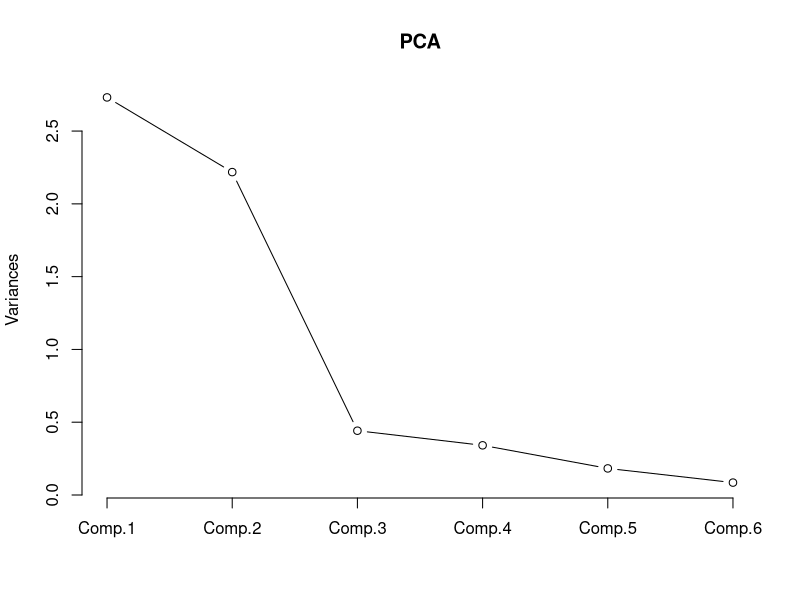
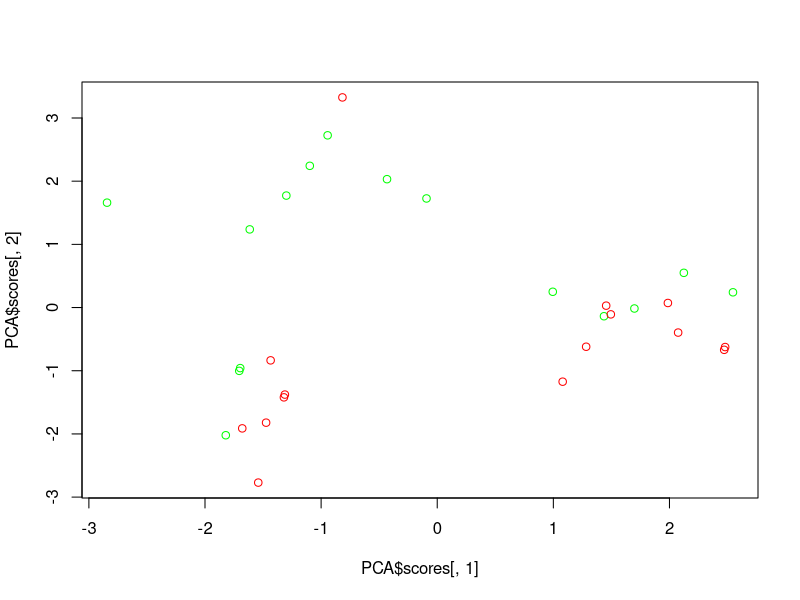
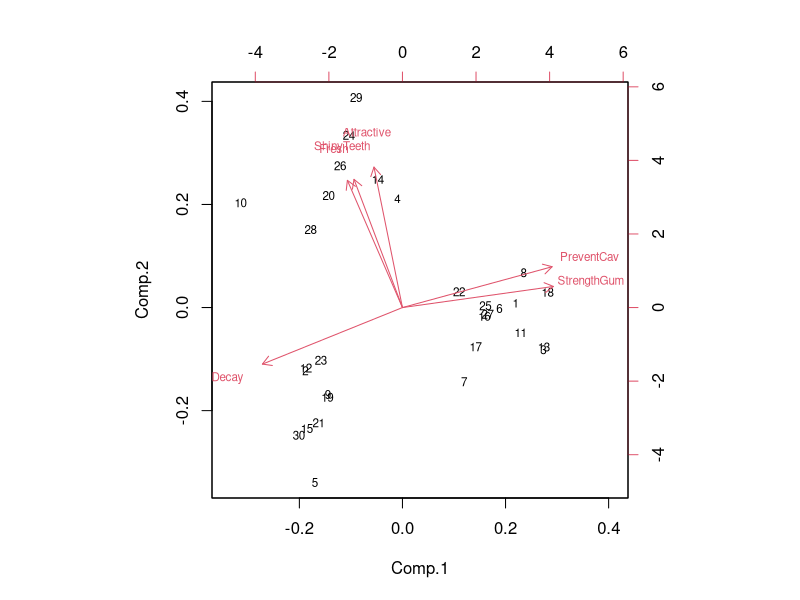
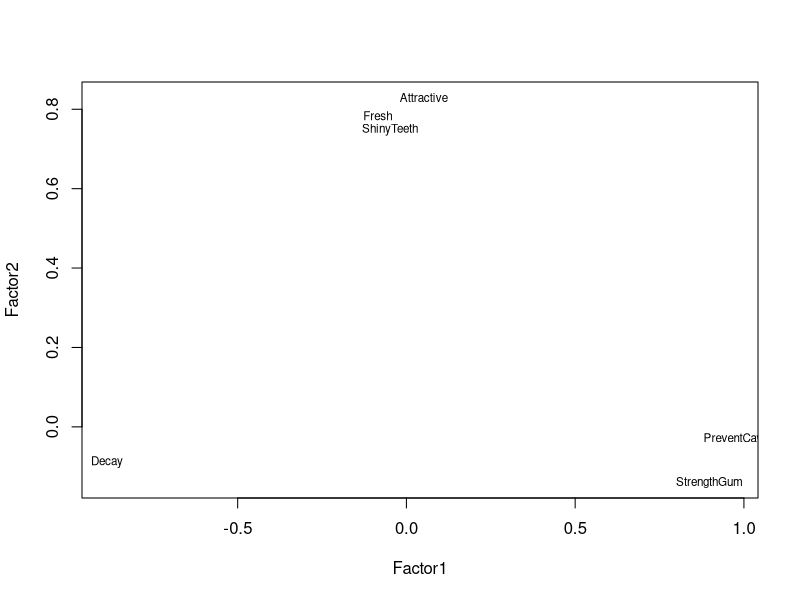
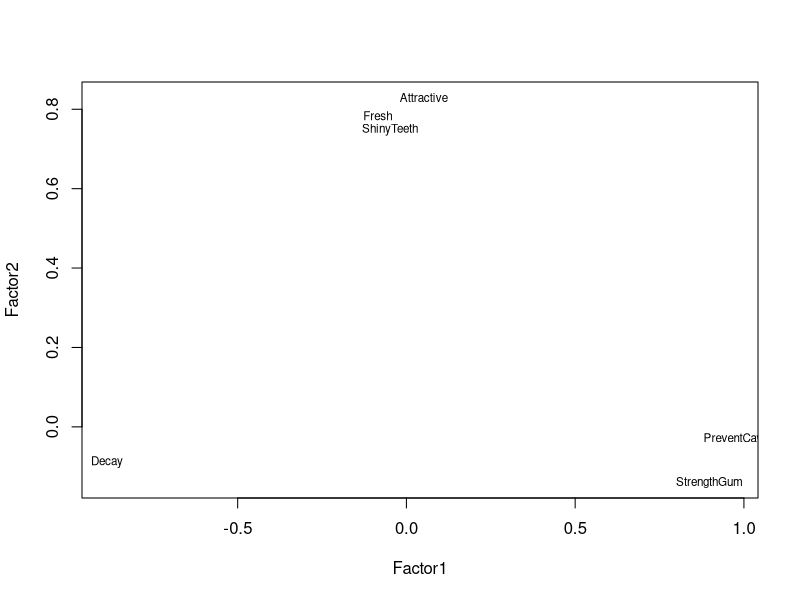

Source code (R) for these figures, in order: (Note: this script raises an error after producing the figures.)

#pca nm

data1=read.csv("PCA-nm.csv", header=TRUE)
data1
names(data1)

attach(data1)
PCA=princomp(data1[, 1:6], cor=TRUE)
PCA

summary(PCA)

Factors=loadings(PCA)
Factors

Rotation=varimax(loadings(PCA))
row.names(Rotation$rotmat)=c("PreventCav","ShinyTeeth", "StrengthGum", "Fresh","Decay", "Attractive")
Rotation

plot(PCA, type="lines")

plot(PCA$scores[,1], PCA$scores[,2], col=c("Red", "Green"))

biplot(PCA, cex=0.7)



##Factors
attach(data1)
Factor=factanal(data1[,1:6], 2)
Factor
print(Factor, digits=2, cutoff=.3, sort=TRUE)
load =Factor$loadings[,1:2]
load
plot(load,type="n") # set up plot 
text(load,labels=names(data1),cex=.7) # add variable names cex=.7) # add variable names 
Factor1= factanal(data1[,1:6], 2, rotation="varimax")
Factor1
load1 =Factor1$loadings[,1:2]
plot(load1,type="n") # set up plot 
text(load1,labels=names(data1),cex=.7) # add variable names 




#MDS

mydata
row.names=c("AquaFresh",  "Crest",  "Colgate",  "Aim",  "Gleem",  "Maclean",  "Ultra",  "CloseUp",  "Pepsodent",  "Dentagard")
d=dist(mydata)
fit=cmdscale(d,eig=TRUE, k=2) # k is the number of dim
fit # view results
# plot solution 
x =fit$points[,1]
y =fit$points[,2]
plot(x, y, xlab="Coordinate 1", ylab="Coordinate 2", 
     main="Metric MDS",type="n")
text(x, y, labels = row.names, cex=.7)

